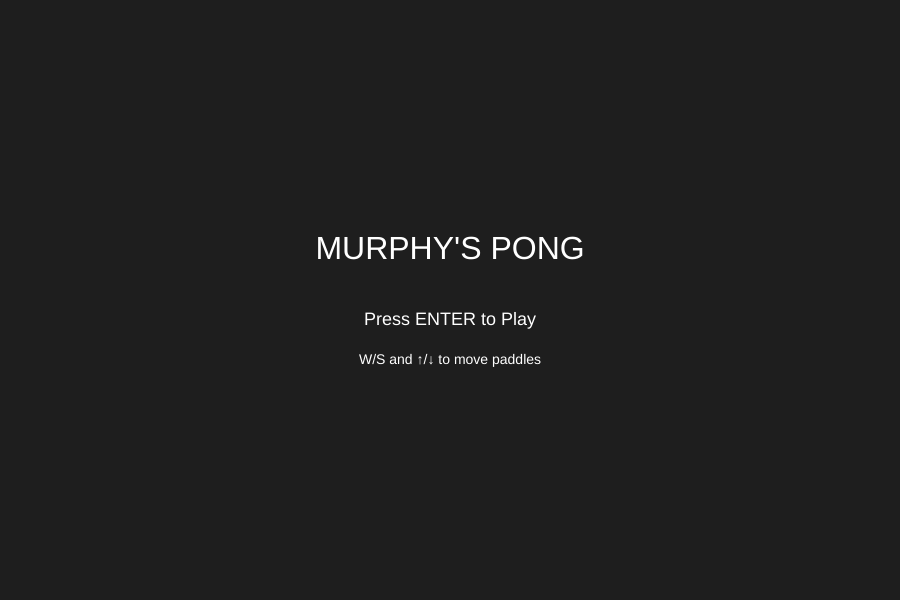
Frame 1 (no input)
Frame 60 (no input): identical to frame 1, image omitted
Frame 120 (the mouse pressed at the canvas centre since frame 60): identical to frame 1, image omitted

The p5.js sketch that drew this single still picture (run headless with seeded random() and noise() and a simulated clock; from frame 60 on, the mouse is pressed at the canvas centre):

// p5.js sketch
// ── sketch.js
let leftPaddle, rightPaddle;
let balls = [];
let player1 = 0, player2 = 0;
let worldEnded = false;
let gameStarted = false; // <-- new
let canvas;

// decay system ===
let entropyStarted = false;
let entropyDelay = 600;   // starts after ~10 seconds (60 fps * 10)
let chaosText = "";
let chaosAlpha = 0;

let decayTimer = 0;
let decayInterval = 300;  // every 300 frames (~5 seconds)

let shakeX = 0;
let shakeY = 0;

// For timed paddle jam
let jamTimer = 0;
let jamDuration = 0;

function setup() {
  canvas = createCanvas(900, 600);
  centerCanvas();  // <-- center on start
  textAlign(CENTER, CENTER);

  leftPaddle = new Paddle(20, height / 2 - 60, 10, 120);
  rightPaddle = new Paddle(width - 30, height / 2 - 60, 10, 120);

  balls.push(new Ball(width / 2, height / 2));
}

function centerCanvas() {
  let x = (windowWidth - width) / 2;
  let y = (windowHeight - height) / 2;
  canvas.position(x, y);
}

function windowResized() {
  centerCanvas(); // <-- re-center when window size changes
}
function draw() {
  background(30);


   // === START SCREEN ===
  if (!gameStarted) {
    fill(255);
    textSize(32);
    text("MURPHY'S PONG", width / 2, height / 2 - 50);
    textSize(18);
    text("Press ENTER to Play", width / 2, height / 2 + 20);
    textSize(14);
    text("W/S and ↑/↓ to move paddles", width / 2, height / 2 + 60);
    return; // stop drawing game until start
  }

  // === Screen shake effect ===
  translate(shakeX, shakeY);
  shakeX *= 0.9;
  shakeY *= 0.9;

  if (worldEnded) {
    fill(255);
    textSize(24);
    text("The World Has Decayed.", width / 2, height / 2);
    return;
  }

  // === HUD / Info ===
  fill(255);
  textSize(16);
  text("Player 1: " + player1 + " | Player 2: " + player2, width / 2, 20);

  // Display chaos messages with fading alpha
  if (chaosAlpha > 0) {
    fill(255, chaosAlpha);
    text(chaosText, width / 2, height / 2);
    chaosAlpha -= 3;
  }

  // === Paddle Controls (only if not jammed) ===
  if (!leftPaddle.jammed) {
    if (keyIsDown(87)) leftPaddle.move(-5); // W
    if (keyIsDown(83)) leftPaddle.move(5);  // S
  }
  if (!rightPaddle.jammed) {
    if (keyIsDown(UP_ARROW)) rightPaddle.move(-5);
    if (keyIsDown(DOWN_ARROW)) rightPaddle.move(5);
  }

  leftPaddle.keepInBounds();
  rightPaddle.keepInBounds();

  // === Move and draw balls ===
  for (let b of balls) {
    b.move();
    b.checkWalls();
    b.checkGoal();
    b.checkPaddle(leftPaddle);
    b.checkPaddle(rightPaddle);
    b.show();
  }

  leftPaddle.show();
  rightPaddle.show();

  // === Start entropy after delay ===
  if (!entropyStarted && frameCount > entropyDelay) {
    entropyStarted = true;
    chaos("decaying starts...");
  }

  // === Timed decay system ===
  if (entropyStarted) {
    decayTimer++;

    if (decayTimer >= decayInterval) {
      applyEntropy();
      decayTimer = 0;
    }

    // Handle jam countdown
    if (jamDuration > 0) {
      jamDuration--;
      if (jamDuration <= 0) {
        leftPaddle.jammed = false;
        rightPaddle.jammed = false;
        chaos(".");
      }
    }
  }

  // === End condition ===
  if (leftPaddle.h <= 10 && rightPaddle.h <= 10) {
    chaos("The paddles fade...");
    worldEnded = true;
  }
}

// entropy
function applyEntropy() {
  chaos("things are getting worse...");
  strongShake();

  // Shrink paddles slightly
  leftPaddle.h *= 0.9;
  rightPaddle.h *= 0.9;

  // Random chance to jam paddles
  if (random(1) < 0.3 && jamDuration <= 0) {
    chaos("Paddles jammed...");
    leftPaddle.jammed = true;
    rightPaddle.jammed = true;
    jamDuration = 120; // about 1.5 seconds at 60 fps
  }

  // Random chance to speed up balls
  if (random(1) < 0.3) {
    chaos("Time accelerates...");
    for (let b of balls) {
      b.xSpeed *= 1.3;
      b.ySpeed *= 1.3;
    }
  }

  // Random chance to duplicate ball (if only one exists)
  if (random(1) < 0.25 && balls.length === 1) {
    chaos("Ball splits...");
    let newBall = new Ball(width / 2, height / 2);
    balls.push(newBall);
  }

  // Gradually increase speed of entropy (decay happens faster)
  decayInterval = max(100, decayInterval - 15);
}

// chaos function
function chaos(msg) {
  chaosText = msg;
  chaosAlpha = 255;
}

function strongShake() {
  shakeX = random(-12, 12);
  shakeY = random(-12, 12);
}





function keyPressed() {
  if (keyCode === ENTER && !gameStarted) {
    gameStarted = true;
    chaos("The calm before chaos...");
  }
}

// ── ball.js
class Ball {
  constructor(x, y) {
    this.x = x;
    this.y = y;
    this.size = 20;
    this.xSpeed = random([-3, 3]);
    this.ySpeed = random([-3, 3]);
  }
  move() {
    this.x += this.xSpeed;
    this.y += this.ySpeed;
  }
  show() {
    fill(255, 80, 80);
    ellipse(this.x, this.y, this.size);
  }
  checkWalls() {
    if (this.y < 0 || this.y > height) {
      this.ySpeed *= -1;
      strongShake(); // more chaos when hitting wall
    }
  }
  checkGoal() {
    if (this.x < 0) {
      player2++;
      this.reset();
    } else if (this.x > width) {
      player1++;
      this.reset();
    }
  }
  checkPaddle(p) {
    if (this.x > p.x && this.x < p.x + p.w &&
        this.y > p.y && this.y < p.y + p.h) {
      this.xSpeed *= -1.1; // reflect & slightly speed up
      strongShake();
    }
  }
  reset() {
    this.x = width / 2;
    this.y = height / 2;
    this.xSpeed = random([-3, 3]);
    this.ySpeed = random([-3, 3]);
  }
}
// ── paddle.js
class Paddle {
  constructor(x, y, w, h) {
    this.x = x;
    this.y = y;
    this.w = w;
    this.h = h;
    this.jammed = false; // new property
  }
  show() {
    if (this.jammed) {
      fill(255, 100, 100); // red tint when jammed
    } else {
      fill(100, 200, 255);
    }
    rect(this.x, this.y, this.w, this.h, 4);
  }
  move(amt) {
    this.y += amt;
  }
  keepInBounds() {
    if (this.y < 0) this.y = 0;
    if (this.y + this.h > height) this.y = height - this.h;
  }
}
